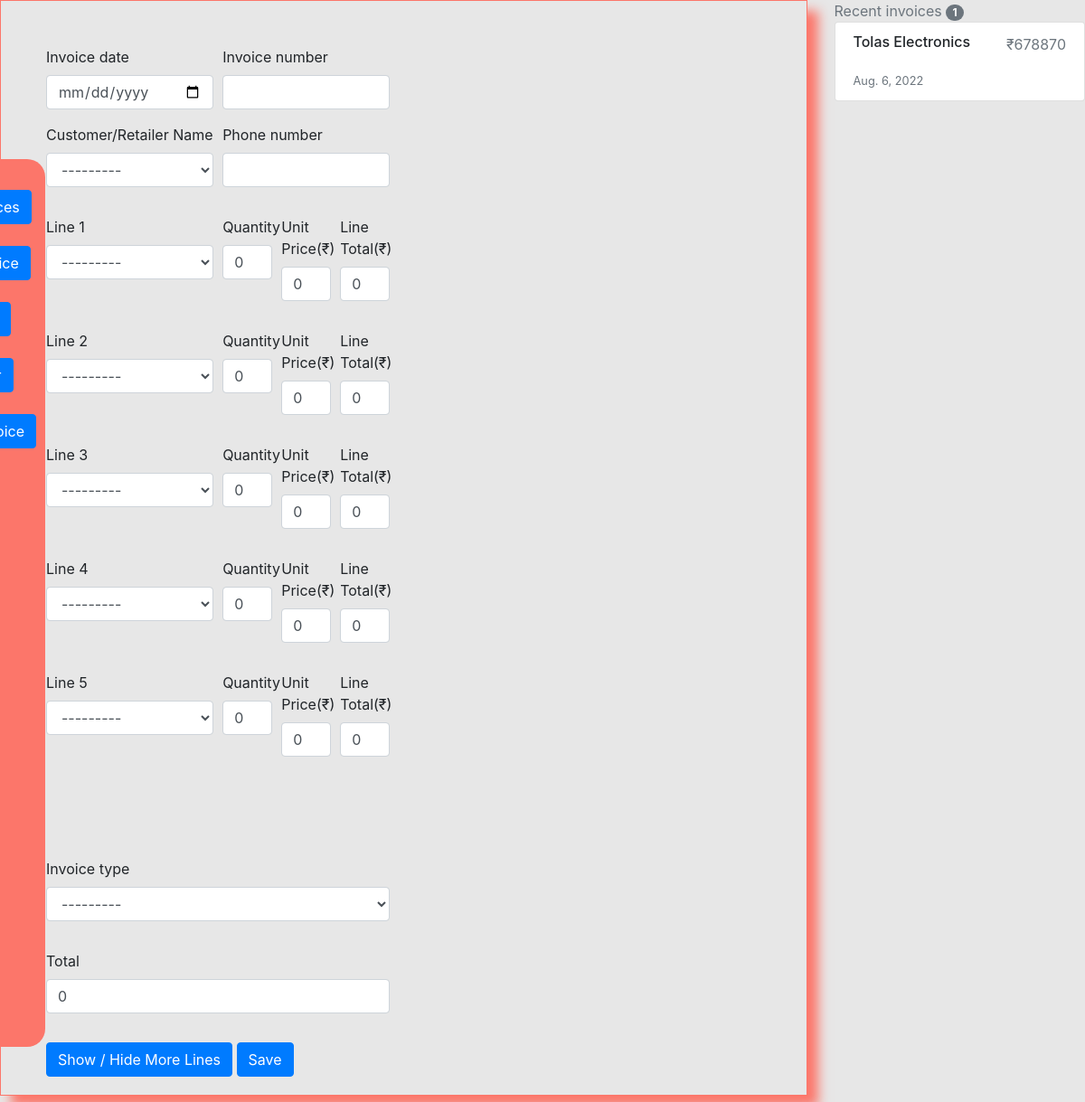
Before: /invoice/add_invoice/ (signed in) with the older database file.
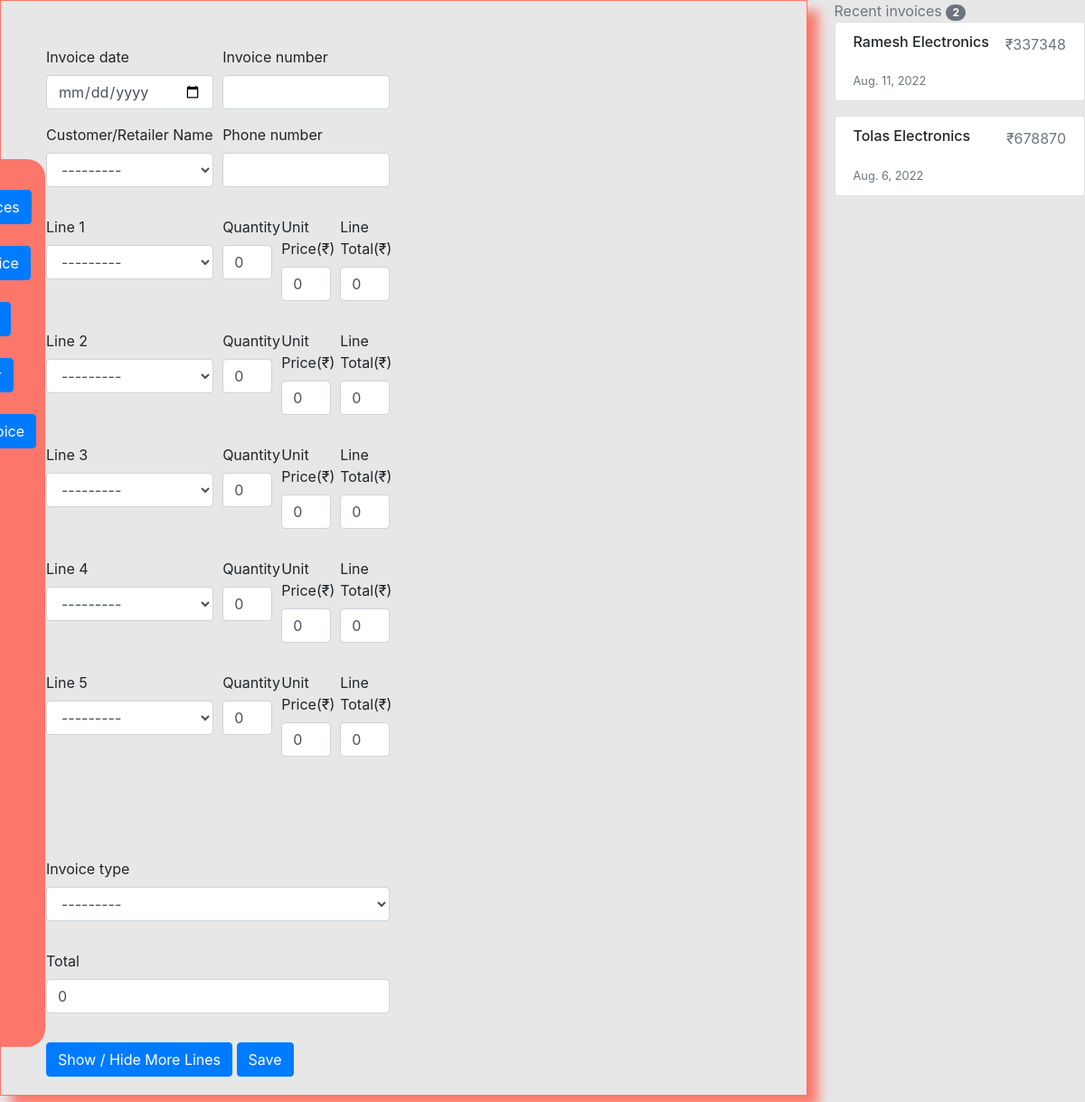
After: the same page with the newer database file.
### invoicecemgmt/models.py (models this page shows, shortened)
class Invoice(models.Model):
	comments = models.TextField(max_length=3000, default='', blank=True, null=True)
	invoice_number = models.IntegerField(blank=True, primary_key=True)
	invoice_date = models.DateField(auto_now_add=False, auto_now=False, blank=True, null=True)
	name = models.ForeignKey(Customer, on_delete=models.SET_NULL, related_name='+', verbose_name="Customer/Retailer Name", blank=True, default='', null=True)
	line_one = models.ForeignKey(Inventory, on_delete=models.SET_NULL, related_name='+', verbose_name="Line 1", blank=True, default='', null=True)
	line_one_quantity = models.IntegerField('Quantity', default=0, blank=True, null=True)
	line_one_unit_price = models.IntegerField('Unit Price(₹)', default=0, blank=True, null=True)
	line_one_total_price = models.IntegerField('Line Total(₹)', default=0, blank=True, null=True)
	line_two = models.ForeignKey(Inventory, on_delete=models.SET_NULL, related_name='+',  verbose_name="Line 2", blank=True, default='', null=True)
	line_two_quantity = models.IntegerField('Quantity', default=0, blank=True, null=True)
	line_two_unit_price = models.IntegerField('Unit Price(₹)', default=0, blank=True, null=True)
	line_two_total_price = models.IntegerField('Line Total(₹)', default=0, blank=True, null=True)
	line_three = models.ForeignKey(Inventory, on_delete=models.SET_NULL, related_name='+',  verbose_name="Line 3", blank=True, default='', null=True)
	line_three_quantity = models.IntegerField('Quantity', default=0, blank=True, null=True)
	line_three_unit_price = models.IntegerField('Unit Price(₹)', default=0, blank=True, null=True)
	line_three_total_price = models.IntegerField('Line Total(₹)', default=0, blank=True, null=True)
	line_four = models.ForeignKey(Inventory, on_delete=models.SET_NULL,related_name='+',  verbose_name="Line 4", blank=True, default='', null=True)
	line_four_quantity = models.IntegerField('Quantity', default=0, blank=True, null=True)
	line_four_unit_price = models.IntegerField('Unit Price(₹)', default=0, blank=True, null=True)
	line_four_total_price = models.IntegerField('Line Total(₹)', default=0, blank=True, null=True)
	line_five = models.ForeignKey(Inventory, on_delete=models.SET_NULL, related_name='+',  verbose_name="Line 5", blank=True, default='', null=True)
	line_five_quantity = models.IntegerField('Quantity', default=0, blank=True, null=True)
	line_five_unit_price = models.IntegerField('Unit Price(₹)', default=0, blank=True, null=True)
	line_five_total_price = models.IntegerField('Line Total(₹)', default=0, blank=True, null=True)
	line_six = models.ForeignKey(Inventory, on_delete=models.SET_NULL, related_name='+',  verbose_name="Line 6", blank=True, default='', null=True)
	line_six_quantity = models.IntegerField('Quantity', default=0, blank=True, null=True)
	line_six_unit_price = models.IntegerField('Unit Price(₹)', default=0, blank=True, null=True)
	line_six_total_price = models.IntegerField('Line Total(₹)', default=0, blank=True, null=True)
	line_seven = models.ForeignKey(Inventory, on_delete=models.SET_NULL, related_name='+',  verbose_name="Line 7", blank=True, default='', null=True)
	line_seven_quantity = models.IntegerField('Quantity', default=0, blank=True, null=True)
	line_seven_unit_price = models.IntegerField('Unit Price(₹)', default=0, blank=True, null=True)
	line_seven_total_price = models.IntegerField('Line Total(₹)', default=0, blank=True, null=True)
	line_eight = models.ForeignKey(Inventory, on_delete=models.SET_NULL, related_name='+',  verbose_name="Line 8", blank=True, default='', null=True)
	line_eight_quantity = models.IntegerField('Quantity', default=0, blank=True, null=True)
	line_eight_unit_price = models.IntegerField('Unit Price(₹)', default=0, blank=True, null=True)
	line_eight_total_price = models.IntegerField('Line Total(₹)', default=0, blank=True, null=True)
	line_nine = models.ForeignKey(Inventory, on_delete=models.SET_NULL, related_name='+',  verbose_name="Line 9", blank=True, default='', null=True)
	line_nine_quantity = models.IntegerField('Quantity', default=0, blank=True, null=True)
	line_nine_unit_price = models.IntegerField('Unit Price(₹)', default=0, blank=True, null=True)
	line_nine_total_price = models.IntegerField('Line Total(₹)', default=0, blank=True, null=True)
	line_ten = models.ForeignKey(Inventory, on_delete=models.SET_NULL, related_name='+',  verbose_name="Line 10", blank=True, default='', null=True)
	line_ten_quantity = models.IntegerField('Quantity', default=0, blank=True, null=True)
	line_ten_unit_price = models.IntegerField('Unit Price(₹)', default=0, blank=True, null=True)
	line_ten_total_price = models.IntegerField('Line Total(₹)', default=0, blank=True, null=True)
	phone_number = models.CharField(max_length=120, default='', blank=True, null=True)
	total = models.IntegerField(default='0', blank=True, null=True)
	balance = models.IntegerField(default='0', blank=True, null=True)
	timestamp = models.DateTimeField(auto_now_add=True, auto_now=False)
	last_updated = models.DateTimeField(auto_now_add=False, auto_now=True, blank=True)
	paid = models.BooleanField(default=False)
	invoice_type_choice = (
	('Invoice', 'Invoice'),
	('Receipt', 'Receipt'),
	)
	invoice_type = models.CharField(max_length=50, blank=True, null=True, choices=invoice_type_choice)

### customer/models.py (models this page shows)
class Customer(models.Model):
    customer_id = models.IntegerField(primary_key=True, verbose_name="Customer ID")
    name = models.CharField('Customer/Retailer Name', max_length=50, default='', blank=True, null=True)
    ph_no = models.CharField('Phone Number', max_length=13, default='', blank=True, unique=True)
    email = models.CharField('Email', max_length=75, default='', blank=True, unique=True)
    def __str__(self):
        return self.name

### invoicecemgmt/views.py (the view)
# urls.py: path('add_invoice/', views.add_invoice, name='add_invoice'),
@login_required
def add_invoice(request):
    form = InvoiceForm(request.POST or None)
    total_invoices = Invoice.objects.count()
    queryset = Invoice.objects.order_by('-invoice_date')[:6]
    model_data=Inventory.objects.values_list('product_number','amount')
    data=[model for model in model_data.values()]
    cust_model_data = Customer.objects.values_list('customer_id','ph_no')
    customer_data=[model for model in cust_model_data.values()]
    if form.is_valid():
        form.save()
        messages.success(request, 'Successfully Saved')
        return redirect('/invoice/list_invoice')
    context = {
        "form": form,
        "title": "New Invoice",
        "total_invoices": total_invoices,
    "queryset": queryset,
        "data": data,
        "customer_data": customer_data,
    }
    return render(request, "entry.html", context)

### inventory/models.py (called while the page is built)
    def __str__(self):
        return self.title

### djangoproject/templates/entry.html (shortened to what the changed rows need)
{% load static %}
{% load crispy_forms_tags %}
<!DOCTYPE html>
<html>
<head>
	<link href="{% static 'js/jquery-ui-1.12.1/jquery-ui.min.css' %}" rel="stylesheet">
	<link href="{% static 'js/jquery-ui-1.12.1/jquery-ui.structure.min.css' %}" rel="stylesheet">
	<link href="{% static 'js/jquery-ui-1.12.1/jquery-ui.theme.min.css' %}" rel="stylesheet">
	<link rel="stylesheet" type="text/css" href="https://stackpath.bootstrapcdn.com/bootstrap/4.5.2/css/bootstrap.min.css">
	<link href="{% static 'css/stylesheet.css' %}" rel="stylesheet">
</head>
<body>
	<div class="row">
		<div class="col-sm-3">
			<div>
				<div>
					<span class="text-muted">Recent invoices</span>
					<span class="badge badge-secondary badge-pill">{{total_invoices}}</span>
				</div>
				{% for instance in queryset %}
				<ul class="list-group mb-3">
					<li class="list-group-item d-flex justify-content-between lh-condensed">
						<div>
							<h6 class="my-0">{{instance.name}}</h6><br>
							<small class="text-muted">{{instance.invoice_date}}</small><br>
						</div>
						<div class="text-muted">₹{{instance.total}}</div>
					</li>
				</ul>
				{% endfor %}
			</div>
		</div>
	</div>
</body>
</html>

Changed rows visible on the page:
added Invoice: name "Ramesh Electronics", invoice_date "Aug. 11, 2022", total "337348"
Other visible differences:
{{ total_invoices }}: "1" → "2"
